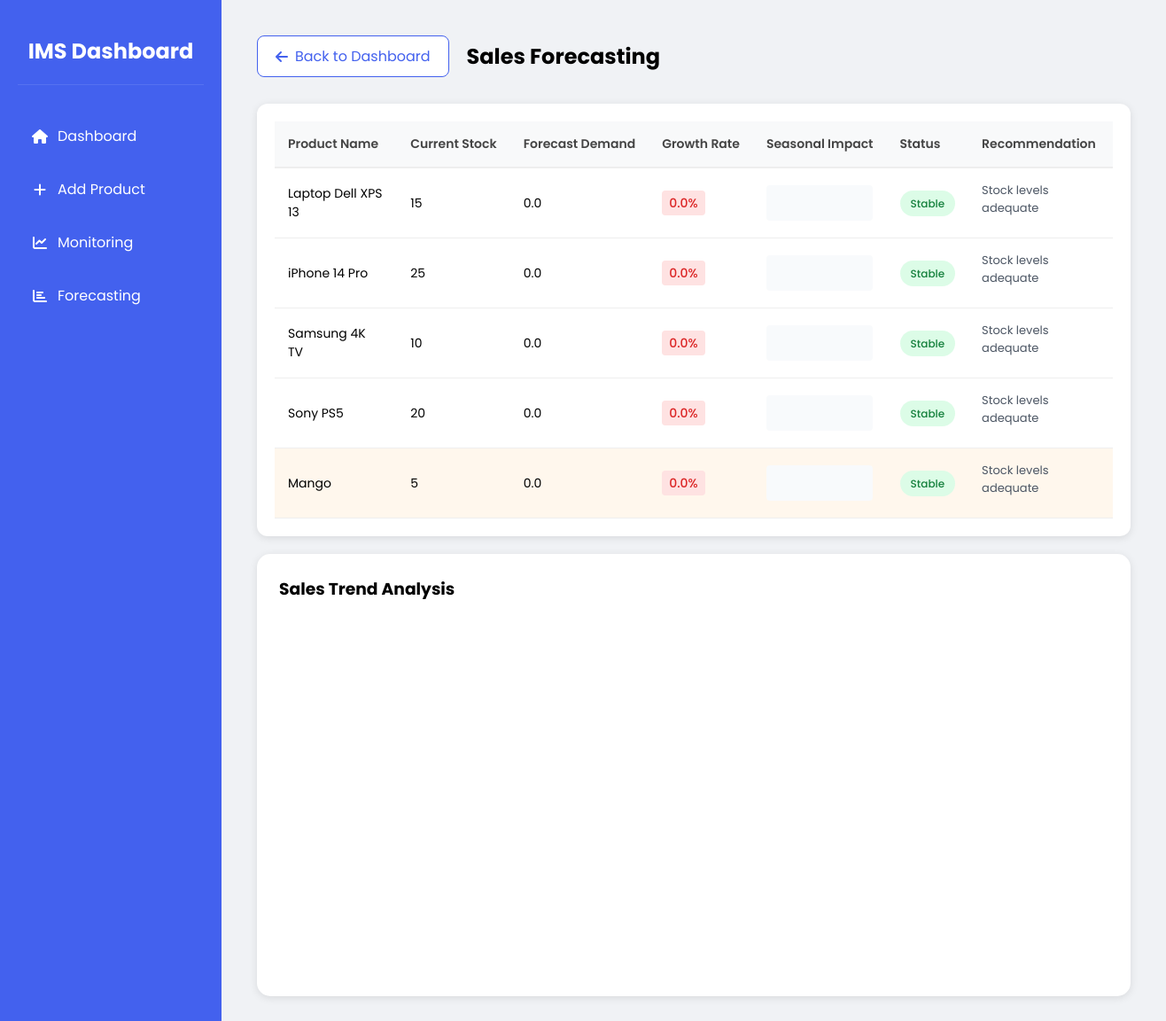
Before: /forecasting with the older database file.
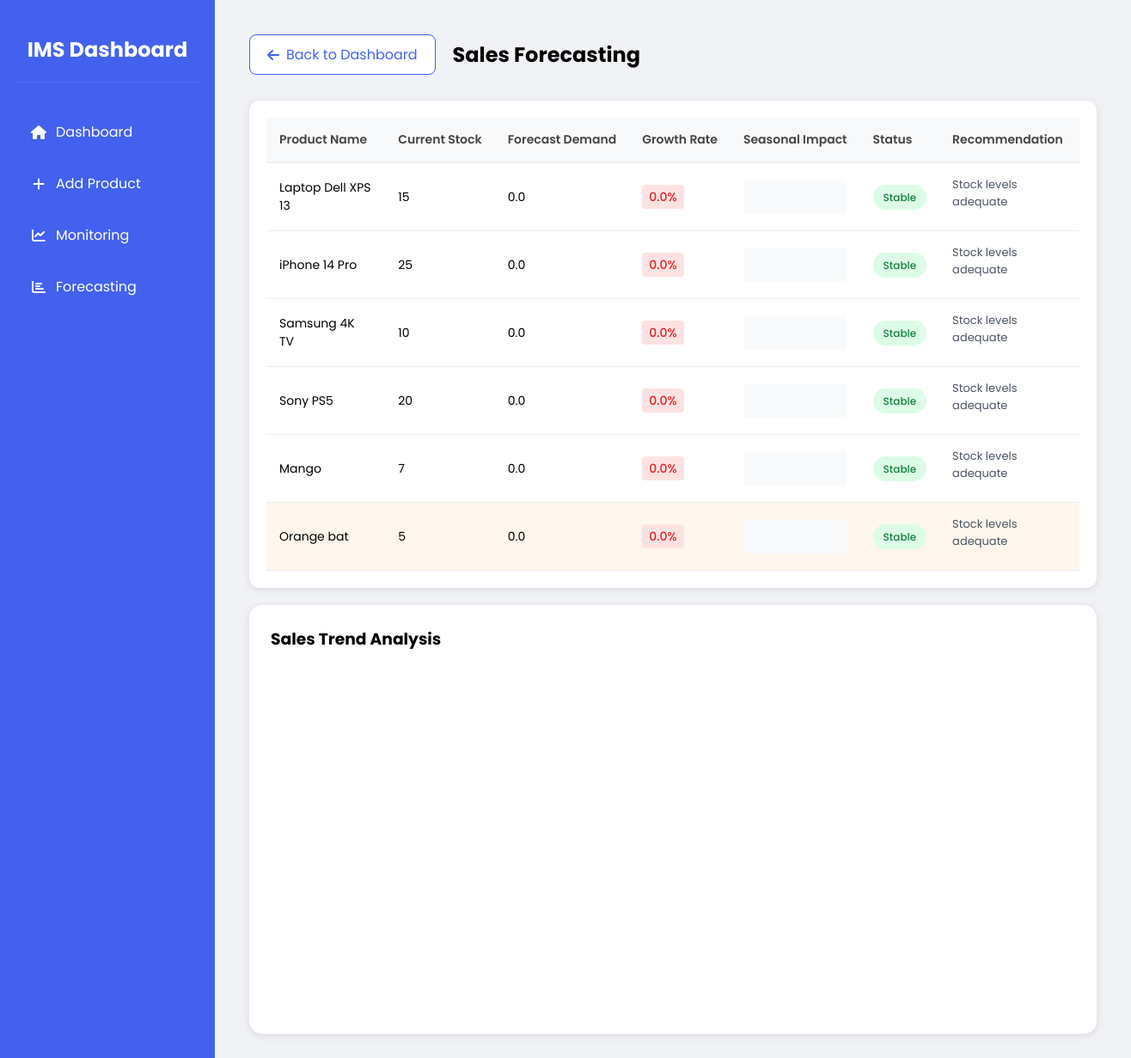
After: the same page with the newer database file.
### app/models/product.py (models this page shows, shortened)
class Product(db.Model):
    id = db.Column(db.Integer, primary_key=True)
    name = db.Column(db.String(100), nullable=False)
    description = db.Column(db.String(500))
    current_stock = db.Column(db.Integer, default=0)
    minimum_stock = db.Column(db.Integer, default=10)
    unit_price = db.Column(db.Float, nullable=False)
    created_at = db.Column(db.DateTime, default=datetime.utcnow)

### app/routes/main.py (the view)
@bp.route('/forecasting')
def forecasting():
    products = Product.query.all()
    current_date = datetime.now()
    for product in products:
        historical_sales = db.session.query(
            func.sum(Sale.quantity),
            func.strftime('%Y-%m', Sale.sale_date).label('month')
        ).filter(
            Sale.product_id == product.id,
            Sale.sale_date >= (current_date - timedelta(days=365))
        ).group_by('month').all()
        seasonal_data = db.session.query(
            func.sum(Sale.quantity),
            func.strftime('%m', Sale.sale_date).label('month')
        ).filter(
            Sale.product_id == product.id
        ).group_by('month').all()
        if historical_sales:
            sales_values = [sale[0] for sale in historical_sales if sale[0]]
            if sales_values:
                growth_rate = (sales_values[-1] - sales_values[0]) / sales_values[0] if sales_values[0] else 0
            else:
                growth_rate = 0
        else:
            growth_rate = 0
        avg_monthly_sales = np.mean([sale[0] for sale in historical_sales if sale[0]]) if historical_sales else 0
        seasonal_factor = 1.2 if current_date.month in [11, 12] else 1.0  # Holiday season adjustment
        forecast_demand = avg_monthly_sales * (1 + growth_rate) * seasonal_factor
        product.forecast_data = {
            'historical_trend': historical_sales,
            'seasonal_pattern': seasonal_data,
            'growth_rate': growth_rate * 100,  # Convert to percentage
            'forecast_demand': round(forecast_demand, 2),
            'recommendation': get_recommendation(product, forecast_demand)
        }
    return render_template('forecasting.html', products=products)

### app/routes/main.py (called while the page is built)
def get_recommendation(product, forecast_demand):
    if product.current_stock < product.minimum_stock:
        urgency = "Immediate"
        action = f"Order {round(forecast_demand * 2 - product.current_stock)} units"
    elif product.current_stock < forecast_demand:
        urgency = "Soon"
        action = f"Consider ordering {round(forecast_demand - product.current_stock)} units"
    else:
        urgency = "Stable"
        action = "Stock levels adequate"
    return {
        'urgency': urgency,
        'action': action
    }

### app/templates/forecasting.html (shortened to what this page needs)
<!DOCTYPE html>
<html>
  <head>
    <link
      href="https://cdnjs.cloudflare.com/ajax/libs/font-awesome/6.0.0/css/all.min.css"
      rel="stylesheet"
    />
  </head>
  <body>
    <div class="sidebar">
      <div class="sidebar-header">
        <h2>IMS Dashboard</h2>
      </div>
      <div class="nav-menu">
        <a href="{{ url_for('main.dashboard') }}">
          <div class="nav-item"><i class="fas fa-home"></i> Dashboard</div>
        </a>
        <a href="{{ url_for('main.add_product') }}">
          <div class="nav-item"><i class="fas fa-plus"></i> Add Product</div>
        </a>
        <a href="{{ url_for('main.monitoring') }}">
          <div class="nav-item">
            <i class="fas fa-chart-line"></i> Monitoring
          </div>
        </a>
        <a href="{{ url_for('main.forecasting') }}">
          <div class="nav-item">
            <i class="fas fa-chart-bar"></i> Forecasting
          </div>
        </a>
      </div>
    </div>
    <div class="main-content">
      <div class="header-section">
        <a href="{{ url_for('main.dashboard') }}" class="return-btn">
          <i class="fas fa-arrow-left"></i> Back to Dashboard
        </a>
        <h2>Sales Forecasting</h2>
      </div>
      <div class="table-container">
        <table class="forecast-table">
          <thead>
            <tr>
              <th>Product Name</th>
              <th>Current Stock</th>
              <th>Forecast Demand</th>
              <th>Growth Rate</th>
              <th>Seasonal Impact</th>
              <th>Status</th>
              <th>Recommendation</th>
            </tr>
          </thead>
          <tbody>
            {% for product in products %}
            <tr
              class="{% if product.current_stock <= product.minimum_stock %}warning{% endif %}"
            >
              <td>{{ product.name }}</td>
              <td>{{ product.current_stock }}</td>
              <td>{{ product.forecast_data.forecast_demand }}</td>
              <td>
                <span
                  class="growth-indicator {% if product.forecast_data.growth_rate > 0 %}positive{% else %}negative{% endif %}"
                >
                  {{ "%.1f"|format(product.forecast_data.growth_rate) }}%
                </span>
              </td>
              <td>
                <div
                  class="seasonal-chart"
                  data-seasonal="{{ product.forecast_data.seasonal_pattern|tojson }}"
                ></div>
              </td>
              <td>
                <span
                  class="status-badge status-{{ product.forecast_data.recommendation.urgency|lower }}"
                >
                  {{ product.forecast_data.recommendation.urgency }}
                </span>
              </td>
              <td>
                <div class="recommendation-text">
                  {{ product.forecast_data.recommendation.action }}
                </div>
              </td>
            </tr>
            {% endfor %}
          </tbody>
        </table>
      </div>
      <div class="forecast-chart">
        <h3>Sales Trend Analysis</h3>
        <div class="chart-container" id="forecast-trend"></div>
      </div>
    </div>
  </body>
</html>

### app/templates/forecasting.html (style rules this page uses)
* { margin: 0; padding: 0; box-sizing: border-box; font-family: "Poppins", sans-serif; }
:root { --primary-color: #4361ee; --secondary-color: #3f37c9; --accent-color: #4895ef; --light-bg: #f0f2f5; --success: #2ecc71; --warning: #f1c40f; --danger: #e74c3c; }
body { background-color: var(--light-bg); display: grid; grid-template-columns: 250px 1fr; min-height: 100vh; }
.sidebar { background: var(--primary-color); color: white; padding: 20px; }
.sidebar-header { padding: 20px 0; text-align: center; border-bottom: 1px solid rgba(255, 255, 255, 0.1); }
.nav-menu { margin-top: 30px; }
.nav-item { padding: 15px; margin: 5px 0; border-radius: 8px; transition: all 0.3s; display: flex; align-items: center; }
.nav-item i { margin-right: 10px; width: 20px; text-align: center; }
.main-content { padding: 40px; }
.header-section { display: flex; align-items: center; gap: 20px; margin-bottom: 30px; }
.return-btn { display: inline-flex; align-items: center; padding: 10px 20px; background: white; color: var(--primary-color); border-radius: 8px; text-decoration: none; transition: all 0.3s; border: 1px solid var(--primary-color); }
.return-btn i { margin-right: 8px; }
.forecast-chart { background: white; padding: 25px; border-radius: 15px; box-shadow: 0 2px 10px rgba(0, 0, 0, 0.1); margin-top: 20px; }
.chart-container { height: 400px; margin-top: 20px; }
a { text-decoration: none; color: inherit; }
.table-container { background: white; border-radius: 12px; padding: 20px; box-shadow: 0 2px 10px rgba(0, 0, 0, 0.1); margin: 20px 0; overflow-x: auto; }
.forecast-table { width: 100%; border-collapse: separate; border-spacing: 0; font-size: 14px; }
.forecast-table thead th { background: #f8f9fa; padding: 15px; text-align: left; font-weight: 600; color: #444; border-bottom: 2px solid #eee; white-space: nowrap; }
.forecast-table tbody tr { transition: all 0.3s; }
.forecast-table td { padding: 15px; border-bottom: 1px solid #eee; vertical-align: middle; }
.status-badge { padding: 6px 12px; border-radius: 20px; font-size: 12px; font-weight: 500; }
tr.warning { background: #fff7ed; }
.growth-indicator { padding: 4px 8px; border-radius: 4px; font-weight: 500; }
.growth-indicator.negative { background: #fee2e2; color: #dc2626; }
.seasonal-chart { height: 40px; width: 120px; background: #f8fafc; border-radius: 4px; }
.status-stable { background: #dcfce7; color: #15803d; }
.recommendation-text { margin-bottom: 8px; font-size: 13px; color: #4b5563; }

Changed rows visible on the page:
changed Product "Mango": current_stock "5" → "7"
added Product: name "Orange bat", current_stock "5", forecast_data.forecast_demand "0.0", forecast_data.growth_rate "0.0", forecast_data.recommendation.urgency "Stable", forecast_data.recommendation.action "Stock levels adequate"
